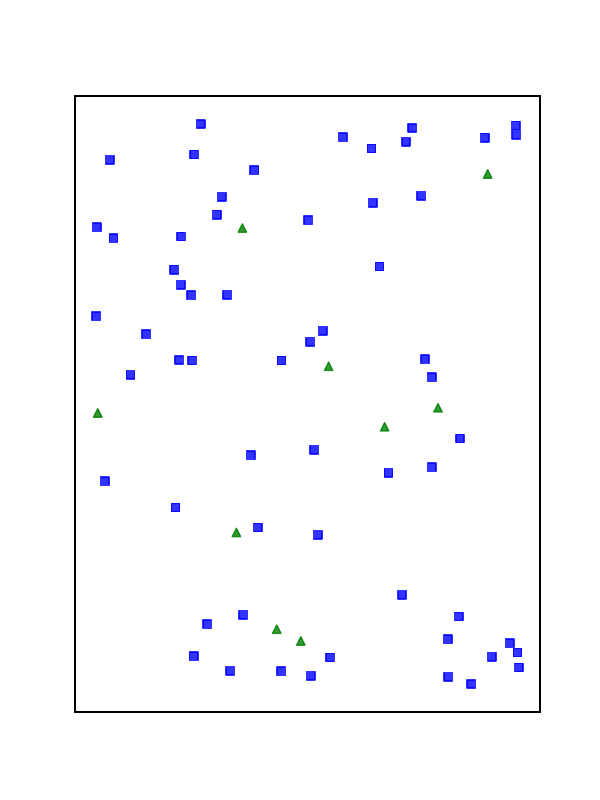

The Python source for this figure:
import matplotlib.pyplot as plt
import numpy as np


# 生成随机点数据
np.random.seed(42)  # 设置随机种子以确保结果可重复
num_points = 250  # 点的数量
x = np.random.uniform(0, 10, num_points)  # x坐标
y = np.random.uniform(0, 10, num_points)  # y坐标

# 分组（4组）
group_ids = np.random.choice(4, num_points)

x = x[group_ids == 1]
y = y[group_ids == 1]

print(len(x), len(y))
# 将点随机分为两类（比例接近）
labels = np.random.choice([0, 1], len(x), p=[0.8, 0.2])

# 定义新的颜色，用来区分 1 向量和 0 向量
class_colors = ['blue', 'green']  # 1向量和0向量的颜色
markers = ['s', '^']
# 绘图
plt.figure(figsize=(6, 8))
for label in [0, 1]:
    plt.scatter(x[labels == label], y[labels == label], 
                color=class_colors[label],  marker=markers[label], alpha=0.8)

# 添加边框
plt.gca().spines['top'].set_visible(True)
plt.gca().spines['right'].set_visible(True)
plt.gca().spines['bottom'].set_visible(True)
plt.gca().spines['left'].set_visible(True)

# 移除坐标轴
plt.xticks([])
plt.yticks([])

# 添加图例
# plt.legend()
# plt.title('Third Image: Single Group with Two Classes')
plt.savefig(f"four.pdf")
plt.show()
